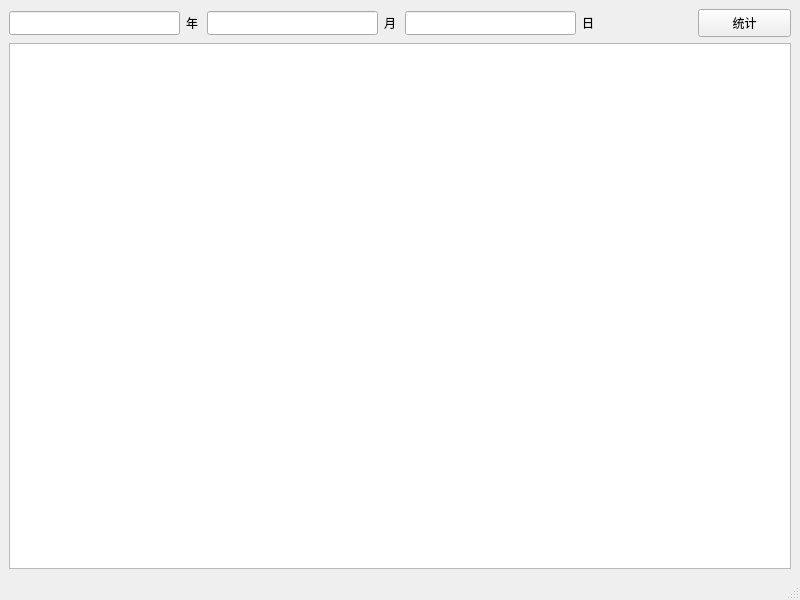
<?xml version="1.0" encoding="UTF-8"?>
<ui version="4.0">
 <class>MainWindow</class>
 <widget class="QMainWindow" name="MainWindow">
  <property name="geometry">
   <rect>
    <x>0</x>
    <y>0</y>
    <width>800</width>
    <height>600</height>
   </rect>
  </property>
  <property name="windowTitle">
   <string>MainWindow</string>
  </property>
  <widget class="QWidget" name="centralwidget">
   <layout class="QGridLayout" name="gridLayout">
    <item row="0" column="0">
     <layout class="QHBoxLayout" name="horizontalLayout">
      <item>
       <widget class="QLineEdit" name="lineEdit">
        <property name="minimumSize">
         <size>
          <width>171</width>
          <height>24</height>
         </size>
        </property>
       </widget>
      </item>
      <item>
       <widget class="QLabel" name="label">
        <property name="minimumSize">
         <size>
          <width>15</width>
          <height>24</height>
         </size>
        </property>
        <property name="text">
         <string>年</string>
        </property>
       </widget>
      </item>
      <item>
       <widget class="QLineEdit" name="lineEdit_2">
        <property name="minimumSize">
         <size>
          <width>171</width>
          <height>24</height>
         </size>
        </property>
       </widget>
      </item>
      <item>
       <widget class="QLabel" name="label_2">
        <property name="minimumSize">
         <size>
          <width>15</width>
          <height>24</height>
         </size>
        </property>
        <property name="text">
         <string>月</string>
        </property>
       </widget>
      </item>
      <item>
       <widget class="QLineEdit" name="lineEdit_3">
        <property name="minimumSize">
         <size>
          <width>171</width>
          <height>24</height>
         </size>
        </property>
        <property name="text">
         <string/>
        </property>
       </widget>
      </item>
      <item>
       <widget class="QLabel" name="label_3">
        <property name="minimumSize">
         <size>
          <width>15</width>
          <height>24</height>
         </size>
        </property>
        <property name="text">
         <string>日</string>
        </property>
       </widget>
      </item>
      <item>
       <spacer name="horizontalSpacer">
        <property name="orientation">
         <enum>Qt::Horizontal</enum>
        </property>
        <property name="sizeHint" stdset="0">
         <size>
          <width>40</width>
          <height>20</height>
         </size>
        </property>
       </spacer>
      </item>
      <item>
       <widget class="QPushButton" name="pushButton">
        <property name="minimumSize">
         <size>
          <width>93</width>
          <height>28</height>
         </size>
        </property>
        <property name="text">
         <string>统计</string>
        </property>
       </widget>
      </item>
     </layout>
    </item>
    <item row="1" column="0">
     <widget class="QPlainTextEdit" name="plainTextEdit">
      <property name="minimumSize">
       <size>
        <width>641</width>
        <height>261</height>
       </size>
      </property>
     </widget>
    </item>
   </layout>
  </widget>
  <widget class="QMenuBar" name="menubar">
   <property name="geometry">
    <rect>
     <x>0</x>
     <y>0</y>
     <width>800</width>
     <height>26</height>
    </rect>
   </property>
  </widget>
  <widget class="QStatusBar" name="statusbar"/>
 </widget>
 <resources/>
 <connections/>
</ui>
